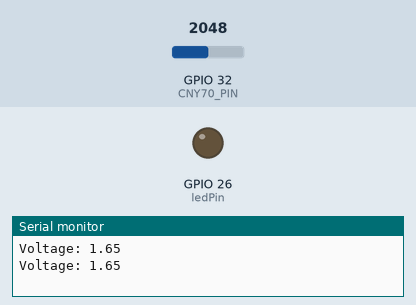
This sketch was run on a simulated ESP32. Parts: output pins drawn as LEDs (lit = HIGH), the last lines printed to the serial monitor. The inputs (shaded band) are chosen by the test bench; at power-on: GPIO 32 (CNY70_PIN) = 2048.

Above: at 1.8 s.
1.9 s: GPIO 32 (CNY70_PIN) set to 340
3.4 s: GPIO 32 (CNY70_PIN) set to 292
At 4.4 s:
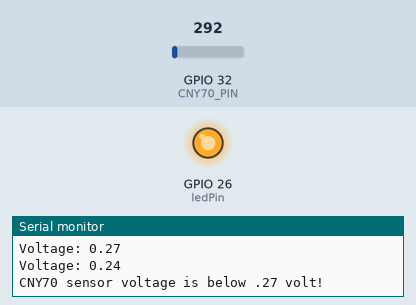
5.5 s: GPIO 32 (CNY70_PIN) set to 491
At 7.1 s:
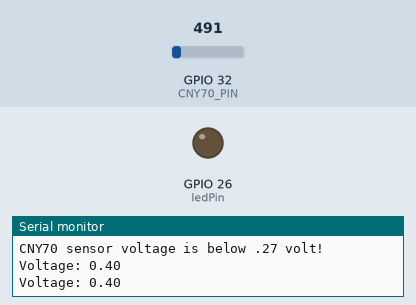
7.5 s: GPIO 32 (CNY70_PIN) set to 0
At 8.7 s:
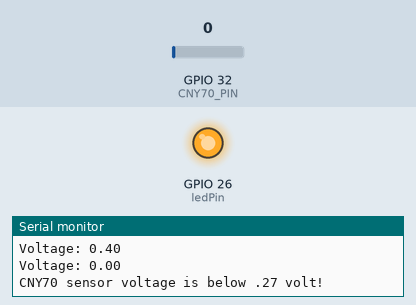
Timing chart, 0 to 10.5 s (numbered marks = the images above; inputs shaded):
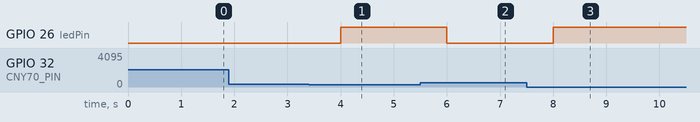

The sketch:

ProxSensorDemo.ino
```cpp
const int CNY70_PIN = 32;  //32 exit proxy 34 door
const int ledPin = 26;

void setup() {
  pinMode(CNY70_PIN, INPUT);
  Serial.begin(115200);
  pinMode (ledPin, OUTPUT);
}

void loop() {
  int sensorValue = analogRead(CNY70_PIN);
  float voltage = sensorValue * (3.3 / 4095.0);  // convert analog reading to voltage
  Serial.print("Voltage: ");
  Serial.println(voltage, 2);  // print voltage with 2 decimal places


  if (voltage < 0.25) {
    Serial.println("CNY70 sensor voltage is below .27 volt!");
    digitalWrite (ledPin, HIGH);	// turn on the LED
    // do something when voltage is below 1 volt
  } else {
      digitalWrite (ledPin, LOW);	// turn off the LED
  }


  delay(1000);  // wait for 1 second before taking another reading
}
```

Measured:
- the behaviour switches between 311 and 310 on GPIO 32 (CNY70_PIN) (found by bisection; images 0 and 1)
- after the input at 3.4 s, GPIO 26 (ledPin): LOW → HIGH after 0.60 s
- after the input at 5.5 s, GPIO 26 (ledPin): HIGH → LOW after 0.50 s
- after the input at 7.5 s, GPIO 26 (ledPin): LOW → HIGH after 0.50 s
